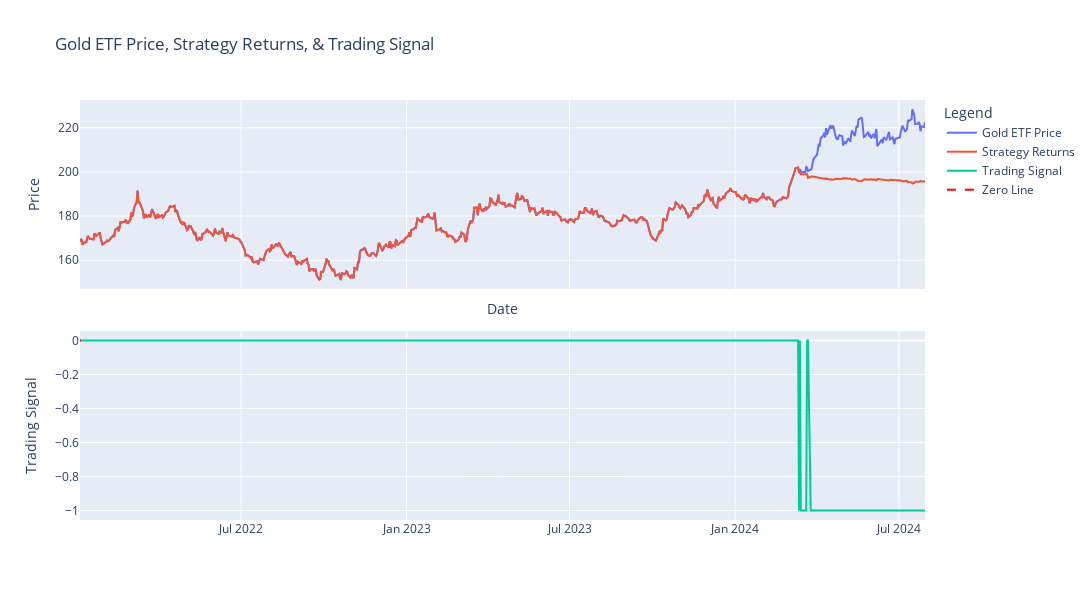

The notebook cell saved with this chart:
### Markdown cell above
The trading strategy based on the stacking model's predictions yielded a Sharpe Ratio of -0.68, indicating that the strategy has underperformed relative to a risk-free investment when considering the level of risk taken. A negative Sharpe Ratio suggests that the returns generated do not justify the risk involved, highlighting the need for reevaluation of the trading signals or model outputs. Additionally, the Maximum Drawdown of 0.06 (or 6%) reflects the largest observed decline from a peak to a trough during the strategy's performance. While this drawdown is manageable, the negative Sharpe Ratio raises concerns about the overall viability of the strategy.

### Code cell
# Plot the strategy returns and equity curve
fig = make_subplots(rows=2, cols=1, shared_xaxes=True, vertical_spacing=0.1)

# First subplot: Gold ETF Price and Strategy Returns
fig.add_trace(go.Scatter(x=gold.index, y=gold['Price'], mode='lines', name='Gold ETF Price'), row=1, col=1)

fig.add_trace(go.Scatter(x=gold.index, y=gold['Price'] * (1 + gold['Strategy Returns'].cumsum().fillna(0)),
                                                          mode='lines', name='Strategy Returns'), row=1, col=1)

# Second subplot: Trading Signal
fig.add_trace(go.Scatter(x=gold.index, y=gold['Trading Signal'], mode='lines', name='Trading Signal'), row=2, col=1)

# Add a horizontal line at y=0 for the Trading Signal
fig.add_trace(go.Scatter(x=gold.index, y=[0,0], 
                         mode='lines', line=dict(color='red', dash='dash'), name='Zero Line'), row=2, col=1)

# Update layout
fig.update_layout(
    title='Gold ETF Price, Strategy Returns, & Trading Signal',
    xaxis_title='Date',
    yaxis_title='Price',
    legend_title='Legend',
    autosize=False,
    width=1100,
    height=600
)

# Update y-axis titles for each subplot
fig.update_yaxes(title_text="Price", row=1, col=1)
fig.update_yaxes(title_text="Trading Signal", row=2, col=1)

# Show the plot
fig.show()

### Figure 1 — Plotly figure (JSON) as saved in the notebook; plotly's stock layout.template omitted (floating-point values rounded to 4 significant figures; data arrays with more than 128 entries replaced by an {"elided": "..."} marker saying what was removed)
{"data": [{"mode": "lines", "name": "Gold ETF Price", "type": "scatter", "x": {"elided": "646 str values"}, "xaxis": "x", "y": {"elided": "646 float values"}, "yaxis": "y"}, {"mode": "lines", "name": "Strategy Returns", "type": "scatter", "x": {"elided": "646 str values"}, "xaxis": "x", "y": {"elided": "646 float values"}, "yaxis": "y"}, {"mode": "lines", "name": "Trading Signal", "type": "scatter", "x": {"elided": "646 str values"}, "xaxis": "x2", "y": {"elided": "646 int values"}, "yaxis": "y2"}, {"line": {"color": "red", "dash": "dash"}, "mode": "lines", "name": "Zero Line", "type": "scatter", "x": {"elided": "646 str values"}, "xaxis": "x2", "y": [0, 0], "yaxis": "y2"}], "layout": {"autosize": false, "height": 600, "legend": {"title": {"text": "Legend"}}, "title": {"text": "Gold ETF Price, Strategy Returns, & Trading Signal"}, "width": 1100, "xaxis": {"anchor": "y", "domain": [0, 1], "matches": "x2", "showticklabels": false, "title": {"text": "Date"}}, "xaxis2": {"anchor": "y2", "domain": [0, 1]}, "yaxis": {"anchor": "x", "domain": [0.55, 1], "title": {"text": "Price"}}, "yaxis2": {"anchor": "x2", "domain": [0, 0.45], "title": {"text": "Trading Signal"}}}}
